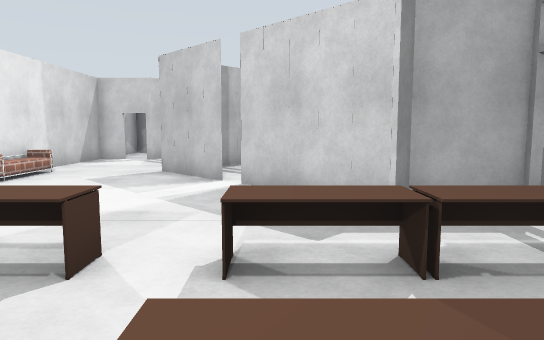
view 1 (above)

16 first-person views from a walk through a robot-simulator world made for Gazebo. The camera is 1.3 m above the floor, tilts 6° down and sees 70° across. The floor is counted in squares, 1 m on a side. Each view is taken from the middle of a square. On the plan, view 1 faces up. The plan holds only what a view shows up to about 16 squares ahead; the rest is blank. Some stock models are drawn as simple stand-ins. Some surface patterns are stand-ins.

view 2
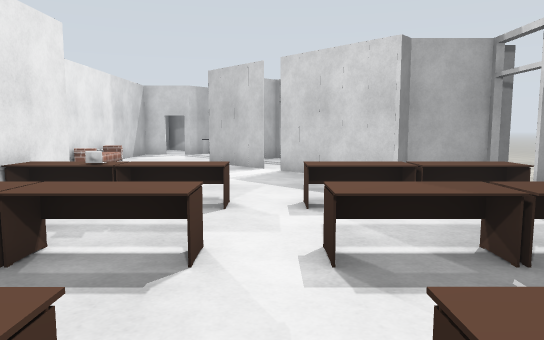

view 3
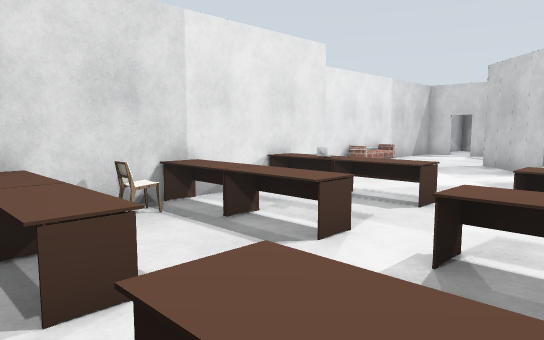

view 4
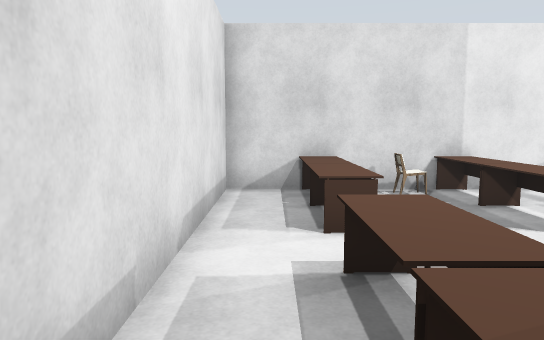

view 5
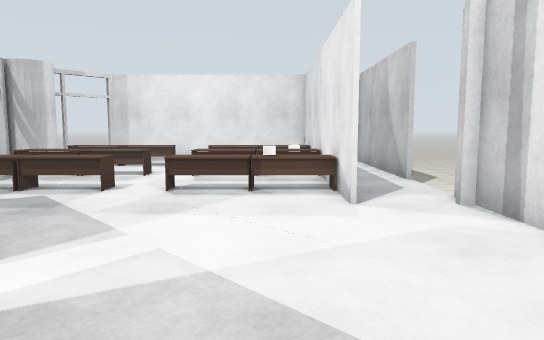

view 6
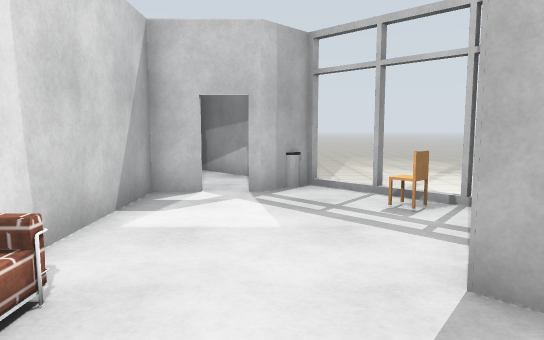

view 7
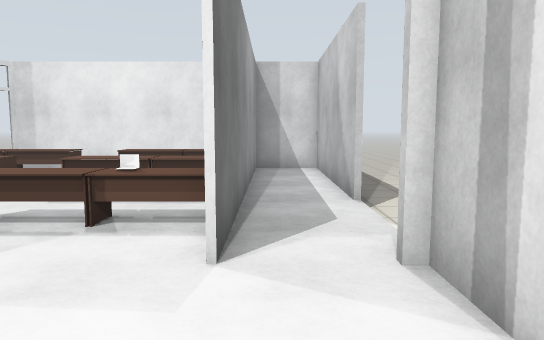

view 8
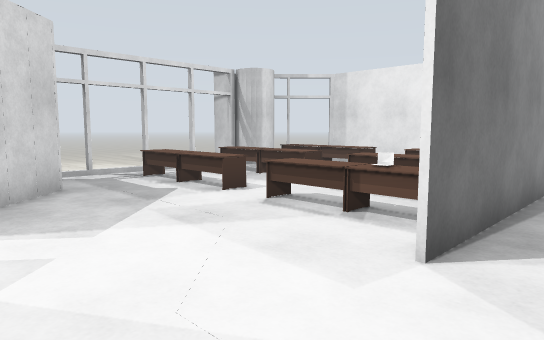

view 9
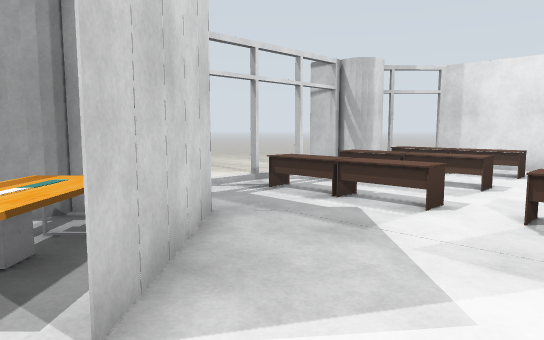

view 10
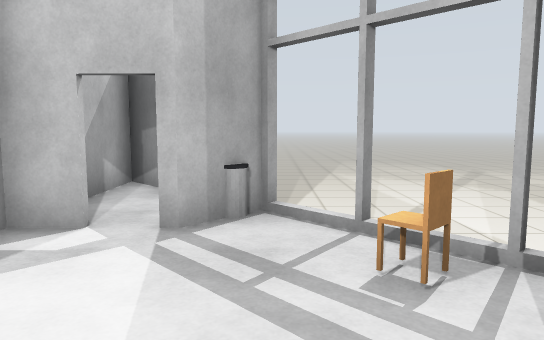

view 11
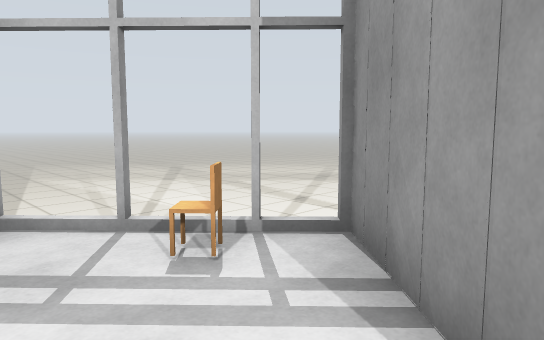

view 12
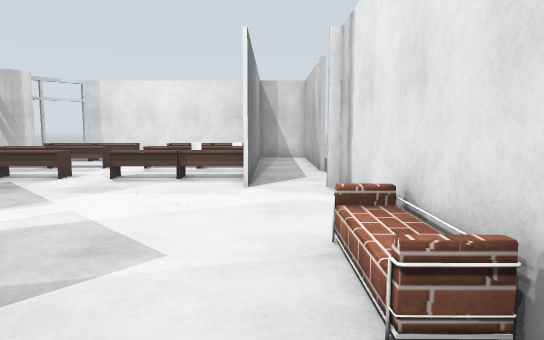

view 13
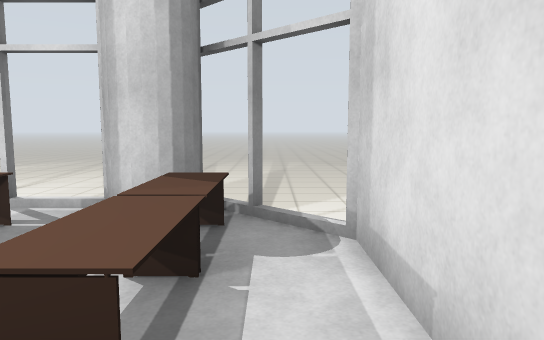

view 14
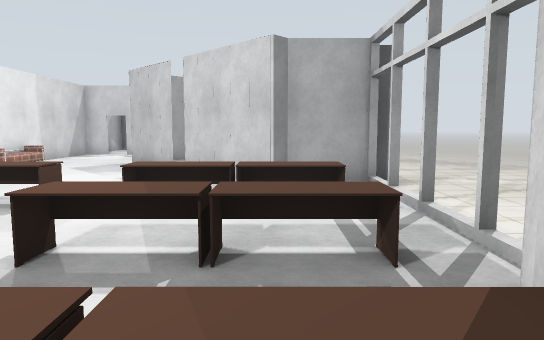

view 15
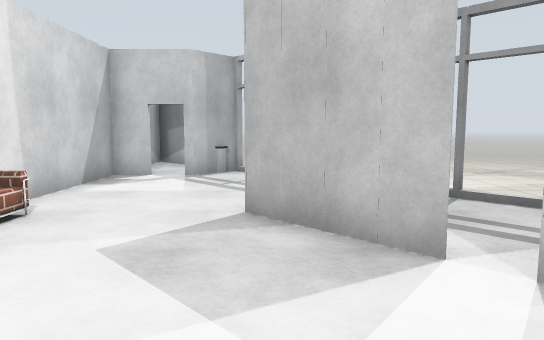

view 16
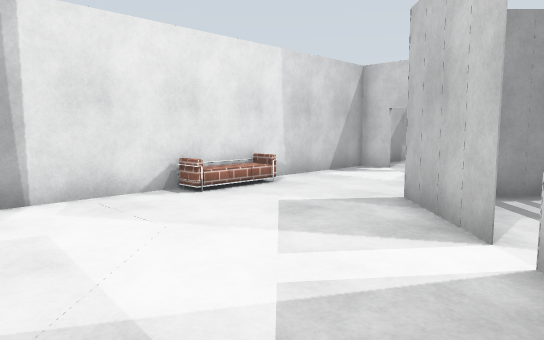

### Floor plan
Key: @ floor where view 1 was taken; # wall or solid block; x gap in a wall; . floor; v drop or lower ground; S sofa; T table; E desk; C chair; B bin.
Columns run from 8 left of view 1 to 5 right of it. Each row starts with its distance up from view 1.
 21  #v vvvvvvvvvv
 20 #.# vvvvvvvvvv
 19 #..  vvvvvvvvv
 18  ..Bxvvvvvvvvv
 17 v#...vvvvvvvvv
 16 #.....#vvvvvv
 15 #....C.v  vvv
 14 #.....##
 13 #....##.#v
 12 vS...#...#
 11 vS...## ..
 10 vS....##
  9 #......#TTTT
  8 #.......#TT#v
  7 #........####v
  6 #............v
  5 v#.#.........v
  4 v..EEEE.EEEE.v
  3 v..EEEE.EEEE.v
  2 v..#.........v
  1 #..EEEE.EEEE.v
  0 #..C....@....v
 -1 #..#........##
 -2 #..EEEE.EEEE#
 -3 #..#........vv
 -4 v##########vvv

Positions as (right, up) in squares from view 1, and headings:
1: (0, 0), facing up
2: (-1, -3), facing up
3: (1, -3), facing up-left
4: (3, -3), facing left
5: (-4, 12), facing down
6: (-5, 9), facing up
7: (-6, 9), facing down
8: (-7, 9), facing down-right
9: (-3, 10), facing down-right
10: (-4, 12), facing up
11: (-5, 12), facing up-right
12: (-6, 14), facing down
13: (-2, -3), facing right
14: (2, -3), facing up
15: (-3, 6), facing up
16: (0, 5), facing up-left
